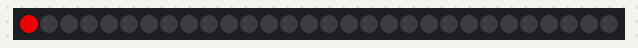
Bench run of a sketch on a simulated Arduino Uno, built with avr-gcc and run on an emulated ATmega328P. Shown: 30 RGB LEDs in strip order, left to right.

Above: at 0.1 s.
At 3.6 s:
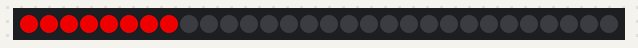
At 7.1 s:
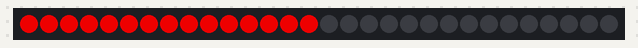
At 10.6 s:
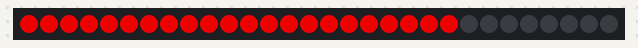
At 14.6 s:
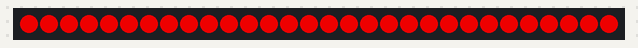

The sketch:

neopixel.ino
```cpp
#include <Adafruit_NeoPixel.h>
#define BRIGHTNESS 200
#define PIN     6
#define NUMPIXELS  30
#define DELAYVAL 500
Adafruit_NeoPixel pixels = Adafruit_NeoPixel(NUMPIXELS, PIN, NEO_GRB + NEO_KHZ800);

void setup() {
  pixels.begin();
  pixels.setBrightness(BRIGHTNESS);
}

void loop() {

      pixels.clear();
      for(int i=0; i<NUMPIXELS; i++){
      pixels.setPixelColor(i, pixels.Color(255,0,0));
      pixels.show();
      delay(DELAYVAL);}

    }
```

Measured:
- by itself, everything shown: repeats every 15.0 s, in 30 steps
- what the display in image 4 shows lasts 0.5 s, from 14.5 s to 15.0 s
